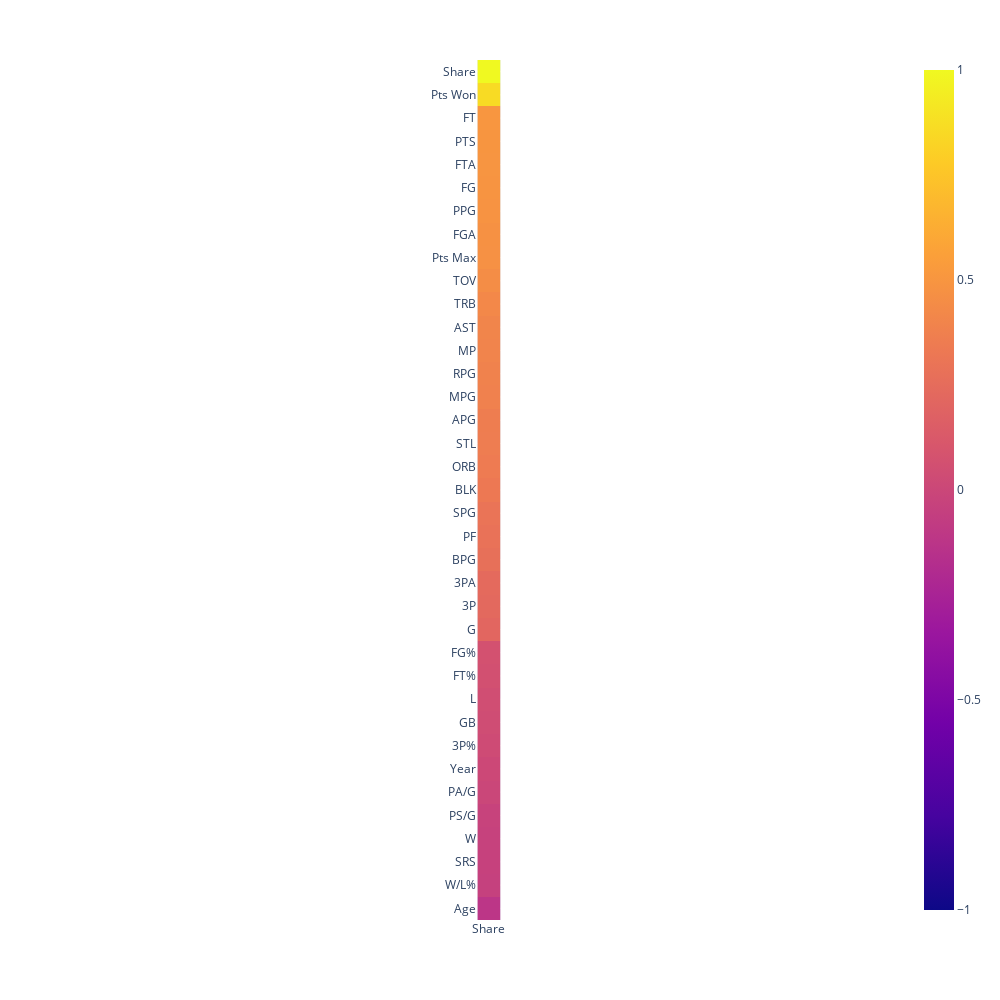

The notebook cell this image was saved under:
### Code cell
fig = px.imshow(stats_num.corr()[['Share']].sort_values(by='Share', ascending=False),
                zmin=-1,
                zmax=1
                )
fig.update_layout(width=1000,height=1000)
fig.show()

### Figure 1 — Plotly figure (JSON) as saved in the notebook; plotly's stock layout.template omitted (floating-point values rounded to 4 significant figures)
{"data": [{"coloraxis": "coloraxis", "hovertemplate": "x: %{x}<br>y: %{y}<br>color: %{z}<extra></extra>", "name": "0", "type": "heatmap", "x": ["Share"], "xaxis": "x", "y": ["Share", "Pts Won", "FT", "PTS", "FTA", "FG", "PPG", "FGA", "Pts Max", "TOV", "TRB", "AST", "MP", "RPG", "MPG", "APG", "STL", "ORB", "BLK", "SPG", "PF", "BPG", "3PA", "3P", "G", "FG%", "FT%", "L", "GB", "3P%", "Year", "PA/G", "PS/G", "W", "SRS", "W/L%", "Age"], "yaxis": "y", "z": [[1], [0.8597], [0.503], [0.4993], [0.4948], [0.4914], [0.4875], [0.4759], [0.4711], [0.4501], [0.4213], [0.4015], [0.3997], [0.3845], [0.381], [0.3556], [0.3543], [0.3442], [0.3292], [0.2983], [0.288], [0.2737], [0.2377], [0.2293], [0.2121], [0.07116], [0.06072], [0.04648], [0.03991], [0.02665], [0.008834], [-0.002552], [-0.02871], [-0.03541], [-0.04076], [-0.04229], [-0.1204]]}], "layout": {"coloraxis": {"cmax": 1, "cmin": -1, "colorscale": [[0, "#0d0887"], [0.1111, "#46039f"], [0.2222, "#7201a8"], [0.3333, "#9c179e"], [0.4444, "#bd3786"], [0.5556, "#d8576b"], [0.6667, "#ed7953"], [0.7778, "#fb9f3a"], [0.8889, "#fdca26"], [1, "#f0f921"]]}, "height": 1000, "margin": {"t": 60}, "width": 1000, "xaxis": {"anchor": "y", "constrain": "domain", "domain": [0, 1], "scaleanchor": "y"}, "yaxis": {"anchor": "x", "autorange": "reversed", "constrain": "domain", "domain": [0, 1]}}}
